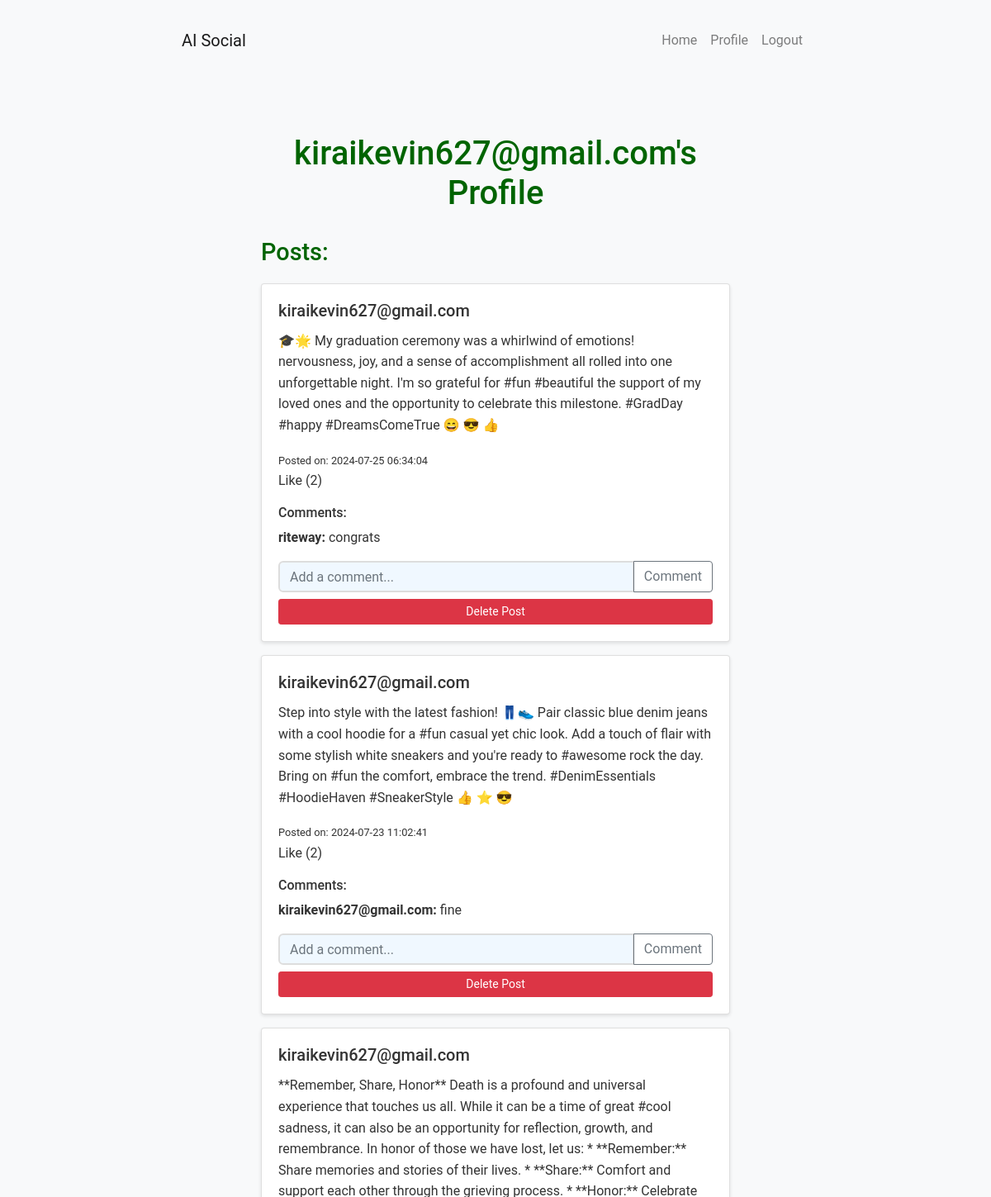
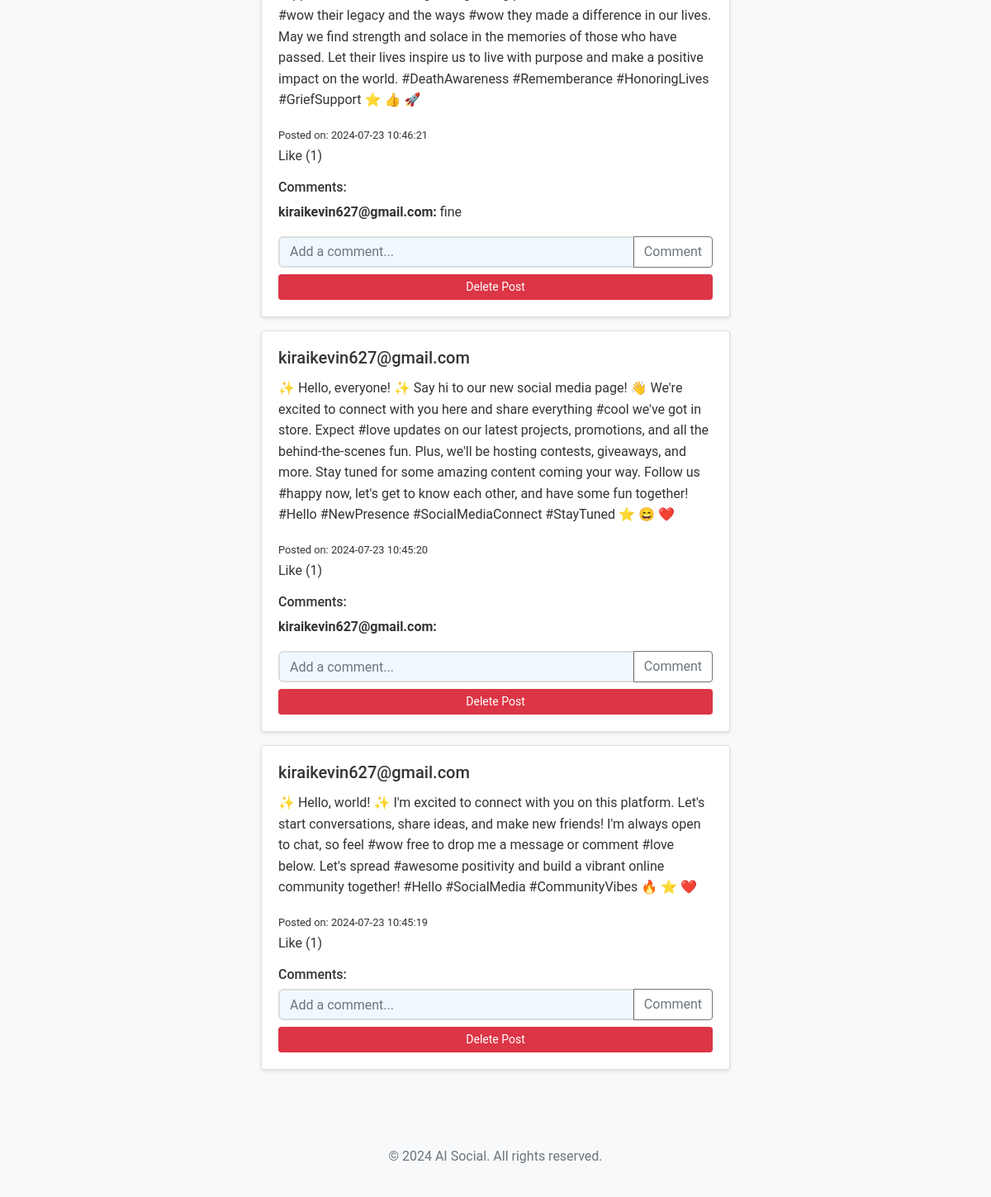
The page /profile/kiraikevin627@gmail.com (signed in) on the database its author committed (2 pictures, top to bottom).
### models.py (models this page shows)
class User(UserMixin, db.Model):
    id = db.Column(db.Integer, primary_key=True)
    username = db.Column(db.String(64), unique=True, nullable=False)
    password = db.Column(db.String(128), nullable=False)
    posts = db.relationship('Post', backref='author', lazy='dynamic')
    comments = db.relationship('Comment', backref='author', lazy='dynamic')
    likes = db.relationship('Like', backref='user', lazy='dynamic')

class Post(db.Model):
    id = db.Column(db.Integer, primary_key=True)
    content = db.Column(db.Text, nullable=False)
    timestamp = db.Column(db.DateTime, index=True, default=datetime.utcnow)
    user_id = db.Column(db.Integer, db.ForeignKey('user.id'))
    comments = db.relationship('Comment', backref='post', lazy='dynamic')
    likes = db.relationship('Like', backref='post', lazy='dynamic')

class Comment(db.Model):
    id = db.Column(db.Integer, primary_key=True)
    content = db.Column(db.Text, nullable=False)
    timestamp = db.Column(db.DateTime, index=True, default=datetime.utcnow)
    user_id = db.Column(db.Integer, db.ForeignKey('user.id'))
    post_id = db.Column(db.Integer, db.ForeignKey('post.id'))

### app.py (the view)
@app.route('/profile/<username>')
@login_required
def profile(username):
    user = User.query.filter_by(username=username).first_or_404()
    posts = Post.query.filter_by(author=user).order_by(Post.timestamp.desc()).all()
    return render_template('profile.html', user=user, posts=posts)

### app.py (called while the page is built)
@login_manager.user_loader
def load_user(user_id):
    return User.query.get(int(user_id))

### templates/profile.html (shortened to what this page needs)
{% extends "base.html" %}
{% block content %}
<div class="container">
    <h1>{{ user.username }}'s Profile</h1>
    <h2>Posts:</h2>
    {% for post in posts %}
    <div class="card mb-3">
        <div class="card-body">
            <h5 class="card-title">{{ post.author.username }}</h5>
            <p>{{ post.content }}</p>
            <small>Posted on: {{ post.timestamp.strftime('%Y-%m-%d %H:%M:%S') }}</small>
            <p>Like ({{ post.likes.count() }})</p>
            <h6 class="mt-3">Comments:</h6>
            {% for comment in post.comments %}
            <p><strong>{{ comment.author.username }}:</strong> {{ comment.content }}</p>
            {% endfor %}
            <div class="input-group">
                <input type="text" class="form-control" placeholder="Add a comment...">
                <div class="input-group-append">
                    <button class="btn btn-outline-secondary" type="button">Comment</button>
                </div>
            </div>
            {% if current_user.id == post.author.id %}
            <form action="{{ url_for('delete_post', post_id=post.id) }}" method="POST" class="mt-2 delete-form">
                <button type="submit" class="btn btn-danger btn-sm delete-button" onclick="return confirm('Are you sure you want to delete this post?');">
                    Delete Post
                </button>
            </form>
            {% endif %}
        </div>
    </div>
    {% endfor %}
</div>
{% endblock %}

### static/styles.css (style rules this page uses)
:root { --bg-color: #f0f8ff; --text-color: #333; --header-color: #006400; --section-bg: #ffffff; --button-bg: #4CAF50; --button-hover: #45a049; --input-border: #ddd; --result-bg: #e6e6e6; }
body { font-family: 'Roboto', Arial, sans-serif; line-height: 1.6; margin: 0; padding: 0; background-color: var(--bg-color); color: var(--text-color); transition: background-color 0.3s, color 0.3s; }
.container { width: 80%; max-width: 1200px; margin: auto; overflow: hidden; padding: 20px; }
h1 { color: var(--header-color); text-align: center; font-size: 2.5em; margin-bottom: 30px; }
h2 { color: var(--header-color); font-size: 1.8em; margin-bottom: 20px; }
input[type="text"], input[type="password"], input[type="number"], textarea, select { width: 100%; padding: 12px; margin-bottom: 15px; border: 2px solid var(--input-border); border-radius: 6px; font-size: 16px; transition: border-color 0.3s; background-color: var(--bg-color); color: var(--text-color); }
button { display: block; width: 100%; padding: 12px; background: var(--button-bg); color: white; border: none; border-radius: 6px; font-size: 18px; cursor: pointer; transition: background-color 0.3s; }
body { background-color: #f8f9fa; }
.container { max-width: 800px; }
.card { box-shadow: 0 2px 4px rgba(0,0,0,0.1); }
.btn-danger { background-color: #dc3545; border-color: #dc3545; color: white; }

### rows shown on the page
User: username "kiraikevin627@gmail.com"
Post: author.username "kiraikevin627@gmail.com", content "🎓🌟 My graduation ceremony was a whirlwind of emotions! nervousness, joy, and a sense of accomplishment all rolled into one unforgettable night. I'm so grateful for #fun #beautiful the support of my loved ones and the opportunity to celebrate this milestone. #GradDay #happy #DreamsComeTrue 😄 😎 👍", timestamp "2024-07-25 06:34:04", likes.count "2"
Comment: author.username "riteway", content "congrats"
Post: author.username "kiraikevin627@gmail.com", content "Step into style with the latest fashion! 👖👟 Pair classic blue denim jeans with a cool hoodie for a #fun casual yet chic look. Add a touch of flair with some stylish white sneakers and you're ready to #awesome rock the day. Bring on #fun the comfort, embrace the trend. #DenimEssentials #HoodieHaven #SneakerStyle 👍 ⭐ 😎", timestamp "2024-07-23 11:02:41", likes.count "2"
Comment: author.username "kiraikevin627@gmail.com", content "fine"
Post: author.username "kiraikevin627@gmail.com", content "**Remember, Share, Honor** Death is a profound and universal experience that touches us all. While it can be a time of great #cool sadness, it can also be an opportunity for reflection, growth, and remembrance. In honor of those we have lost, let us: * **Remember:** Share memories and stories of their lives. * **Share:** Comfort and support each other through the grieving process. * **Honor:** Celebrate #wow their legacy and the ways #wow they made a difference in our lives. May we find strength and solace in the memories of those who have passed. Let their lives inspire us to live with purpose and make a positive impact on the world. #DeathAwareness #Rememberance #HonoringLives…", timestamp "2024-07-23 10:46:21", likes.count "1"
Comment: author.username "kiraikevin627@gmail.com", content "fine"
Post: author.username "kiraikevin627@gmail.com", content "✨ Hello, everyone! ✨ Say hi to our new social media page! 👋 We're excited to connect with you here and share everything #cool we've got in store. Expect #love updates on our latest projects, promotions, and all the behind-the-scenes fun. Plus, we'll be hosting contests, giveaways, and more. Stay tuned for some amazing content coming your way. Follow us #happy now, let's get to know each other, and have some fun together! #Hello #NewPresence #SocialMediaConnect #StayTuned ⭐ 😄 ❤️", timestamp "2024-07-23 10:45:20", likes.count "1"
Comment: author.username "kiraikevin627@gmail.com"
Post: author.username "kiraikevin627@gmail.com", content "✨ Hello, world! ✨ I'm excited to connect with you on this platform. Let's start conversations, share ideas, and make new friends! I'm always open to chat, so feel #wow free to drop me a message or comment #love below. Let's spread #awesome positivity and build a vibrant online community together! #Hello #SocialMedia #CommunityVibes 🔥 ⭐ ❤️", timestamp "2024-07-23 10:45:19", likes.count "1"
